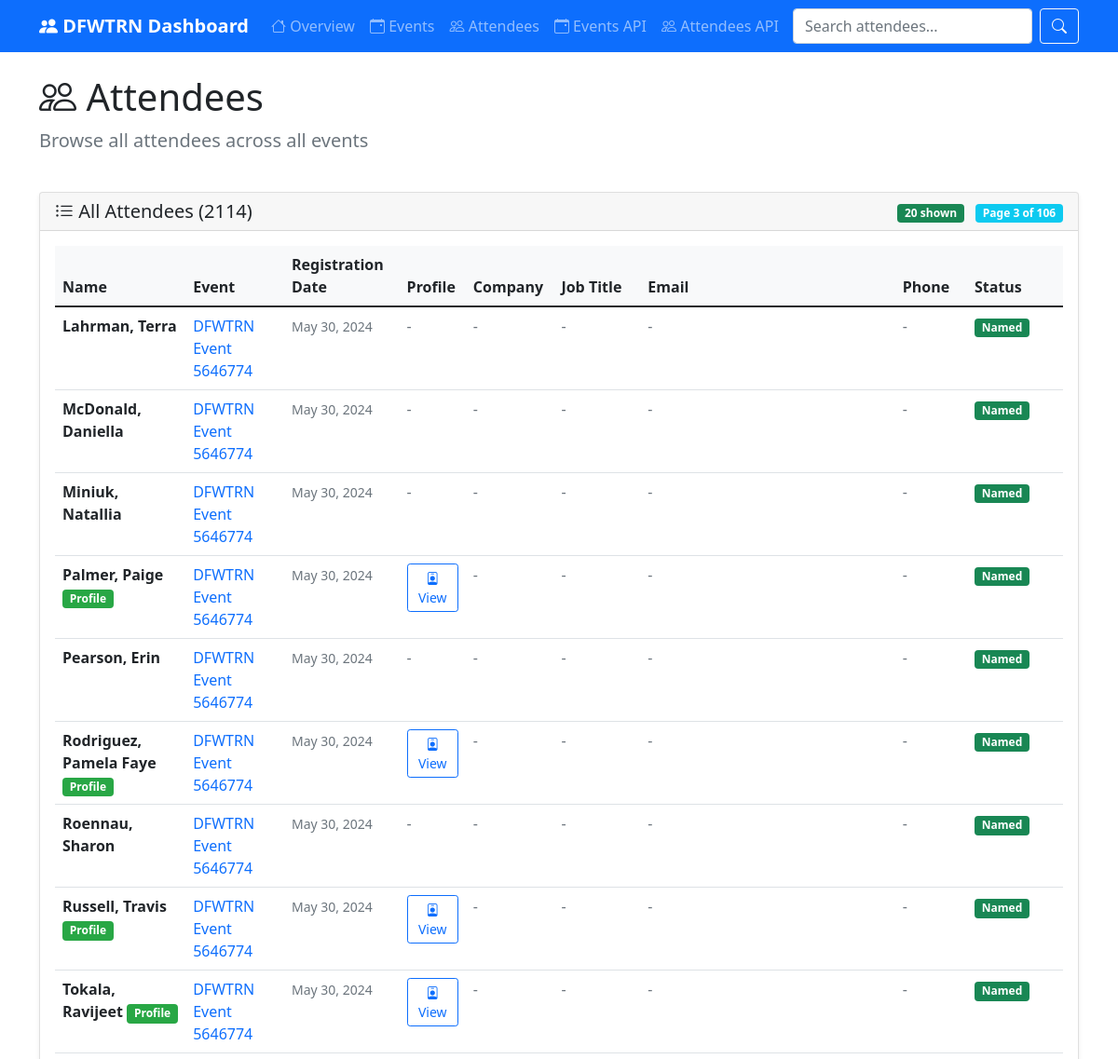
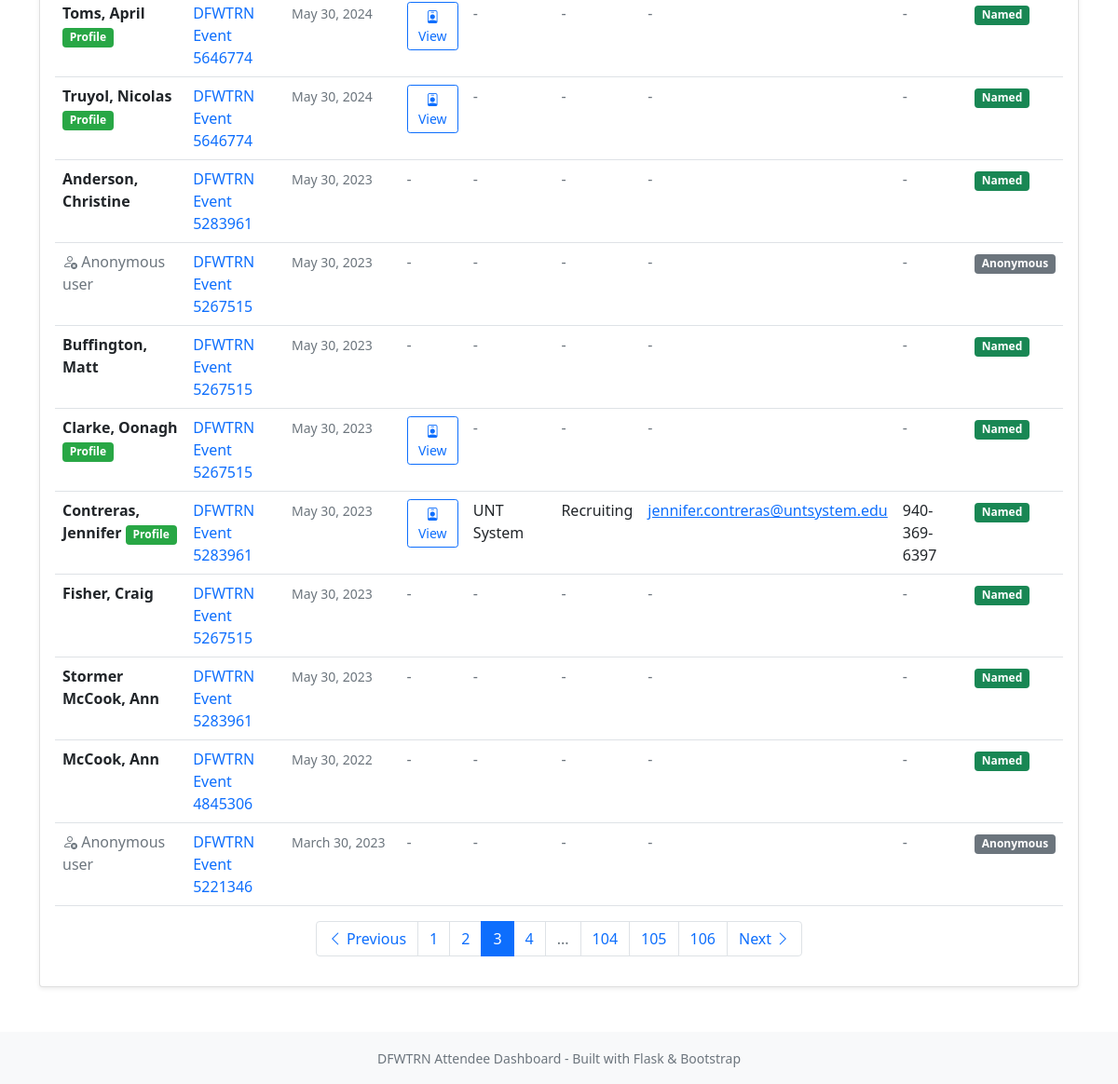
Page /attendees?page=3 on the committed database (2 pictures, top to bottom).
### tables this page shows
CREATE TABLE attendees (
    id INTEGER PRIMARY KEY AUTOINCREMENT,
    event_id INTEGER,
    event_date TEXT,
    full_name TEXT,
    first_name TEXT,
    last_name TEXT,
    profile_url TEXT,
    is_anonymous BOOLEAN DEFAULT FALSE,
    guest_count INTEGER DEFAULT 0,
    created_at TIMESTAMP DEFAULT CURRENT_TIMESTAMP,
    UNIQUE(event_id, full_name, event_date)
);

CREATE TABLE events (
    id INTEGER PRIMARY KEY,
    event_name TEXT,
    event_date TEXT,
    event_url TEXT,
    total_attendees INTEGER,
    created_at TIMESTAMP DEFAULT CURRENT_TIMESTAMP
);

CREATE TABLE attendee_profiles (
    id INTEGER PRIMARY KEY AUTOINCREMENT,
    attendee_id INTEGER,
    profile_url TEXT UNIQUE,
    email TEXT,
    phone TEXT,
    company TEXT,
    job_title TEXT,
    bio TEXT,
    member_since TEXT,
    location TEXT,
    skills TEXT,
    certifications TEXT,
    last_updated TIMESTAMP DEFAULT CURRENT_TIMESTAMP,
    FOREIGN KEY (attendee_id) REFERENCES attendees(id)
);

### attendee_dashboard.py (the view)
@app.route('/attendees')
def attendees():
    page = request.args.get('page', 1, type=int)
    per_page = 20
    offset = (page - 1) * per_page
    db = get_db()
    attendees = db.execute('''
        SELECT a.*, ap.email, ap.company, ap.job_title, ap.phone, e.event_name
        FROM attendees a
        LEFT JOIN attendee_profiles ap ON a.id = ap.attendee_id
        LEFT JOIN events e ON a.event_id = e.id
        ORDER BY a.event_date DESC, a.full_name
        LIMIT ? OFFSET ?
    ''', (per_page, offset)).fetchall()
    total_attendees = db.execute('SELECT COUNT(*) FROM attendees').fetchone()[0]
    total_pages = (total_attendees + per_page - 1) // per_page
    db.close()
    return render_template('attendees.html', attendees=attendees, page=page, total_pages=total_pages, total_attendees=total_attendees)

### attendee_dashboard.py (called while the page is built)
def get_db():
    db = sqlite3.connect(app.config['DATABASE'])
    db.row_factory = sqlite3.Row
    return db

@app.template_filter('date_format')
def date_format(value):
    if not value:
        return ''
    try:
        dt = datetime.strptime(value, '%d %b %Y')
        return dt.strftime('%B %d, %Y')
    except:
        return value

### templates/attendees.html (shortened to what this page needs)
{% extends "base.html" %}
{% block content %}
<div class="row mb-4">
    <div class="col">
        <h1 class="display-6">
            <i class="bi bi-people"></i> Attendees
        </h1>
        <p class="lead text-muted">Browse all attendees across all events</p>
    </div>
</div>
<div class="row">
    <div class="col-12">
        <div class="card">
            <div class="card-header d-flex justify-content-between align-items-center">
                <h5 class="card-title mb-0">
                    <i class="bi bi-list-ul"></i> All Attendees ({{ total_attendees }})
                </h5>
                <div>
                    <span class="badge bg-success me-2">{{ attendees | length }} shown</span>
                    <span class="badge bg-info">Page {{ page }} of {{ total_pages }}</span>
                </div>
            </div>
            <div class="card-body">
                {% if attendees %}
                <div class="table-responsive">
                    <table class="table table-hover">
                        <thead>
                            <tr>
                                <th>Name</th>
                                <th>Event</th>
                                <th>Registration Date</th>
                                <th>Profile</th>
                                <th>Company</th>
                                <th>Job Title</th>
                                <th>Email</th>
                                <th>Phone</th>
                                <th>Status</th>
                            </tr>
                        </thead>
                        <tbody>
                            {% for attendee in attendees %}
                            <tr>
                                <td>
                                    {% if attendee.is_anonymous %}
                                        <span class="text-muted">
                                            <i class="bi bi-person-x"></i> Anonymous user
                                        </span>
                                    {% else %}
                                        <strong>{{ attendee.full_name }}</strong>
                                        {% if attendee.profile_url %}
                                            <span class="badge profile-badge">Profile</span>
                                        {% endif %}
                                    {% endif %}
                                </td>
                                <td>
                                    {% if attendee.event_name %}
                                        <a href="{{ url_for('event_detail', event_id=attendee.event_id) }}" class="text-decoration-none">
                                            {{ attendee.event_name }}
                                        </a>
                                    {% else %}
                                        <span class="text-muted">Event {{ attendee.event_id }}</span>
                                    {% endif %}
                                </td>
                                <td>
                                    <small class="text-muted">{{ attendee.event_date | date_format }}</small>
                                </td>
                                <td>
                                    {% if attendee.profile_url %}
                                        <a href="{{ url_for('attendee_detail', attendee_id=attendee.id) }}" class="btn btn-sm btn-outline-primary">
                                            <i class="bi bi-person-badge"></i> View
                                        </a>
                                    {% else %}
                                        <span class="text-muted">-</span>
                                    {% endif %}
                                </td>
                                <td>
                                    {% if attendee.company %}
                                        {{ attendee.company }}
                                    {% else %}
                                        <span class="text-muted">-</span>
                                    {% endif %}
                                </td>
                                <td>
                                    {% if attendee.job_title %}
                                        {{ attendee.job_title }}
                                    {% else %}
                                        <span class="text-muted">-</span>
                                    {% endif %}
                                </td>
                                <td>
                                    {% if attendee.email %}
                                        <a href="mailto:{{ attendee.email }}">{{ attendee.email }}</a>
                                    {% else %}
                                        <span class="text-muted">-</span>
                                    {% endif %}
                                </td>
                                <td>
                                    {% if attendee.phone %}
                                        {{ attendee.phone }}
                                    {% else %}
                                        <span class="text-muted">-</span>
                                    {% endif %}
                                </td>
                                <td>
                                    {% if attendee.is_anonymous %}
                                        <span class="badge anonymous-badge">Anonymous</span>
                                    {% else %}
                                        <span class="badge bg-success">Named</span>
                                    {% endif %}
                                </td>
                            </tr>
                            {% endfor %}
                        </tbody>
                    </table>
                </div>
                {% if total_pages > 1 %}
                <nav aria-label="Attendee pagination">
                    <ul class="pagination justify-content-center">
                        {% if page > 1 %}
                        <li class="page-item">
                            <a class="page-link" href="{{ url_for('attendees', page=page-1) }}">
                                <i class="bi bi-chevron-left"></i> Previous
                            </a>
                        </li>
                        {% endif %}
                        {% for p in range(1, total_pages + 1) %}
                            {% if p == page %}
                            <li class="page-item active">
                                <span class="page-link">{{ p }}</span>
                            </li>
                            {% elif p <= 3 or p > total_pages - 3 or (p >= page - 1 and p <= page + 1) %}
                            <li class="page-item">
                                <a class="page-link" href="{{ url_for('attendees', page=p) }}">{{ p }}</a>
                            </li>
                            {% elif p == 4 and page > 5 %}
                            <li class="page-item disabled">
                                <span class="page-link">...</span>
                            </li>
                            {% elif p == total_pages - 3 and page < total_pages - 4 %}
                            <li class="page-item disabled">
                                <span class="page-link">...</span>
                            </li>
                            {% endif %}
                        {% endfor %}
                        {% if page < total_pages %}
                        <li class="page-item">
                            <a class="page-link" href="{{ url_for('attendees', page=page+1) }}">
                                Next <i class="bi bi-chevron-right"></i>
                            </a>
                        </li>
                        {% endif %}
                    </ul>
                </nav>
                {% endif %}
                {% else %}
                <p class="text-muted">No attendees found.</p>
                {% endif %}
            </div>
        </div>
    </div>
</div>
{% endblock %}

### templates/base.html (style rules this page uses)
.card { box-shadow: 0 0.125rem 0.25rem rgba(0, 0, 0, 0.075); }
.table th { background-color: #f8f9fa; }
.anonymous-badge { background-color: #6c757d; }
.profile-badge { background-color: #28a745; }

### rows in the picture
attendees: full_name "Lahrman, Terra", event_name "DFWTRN Event 5646774", event_date "May 30, 2024", is_anonymous "Named"
attendees: full_name "McDonald, Daniella", event_name "DFWTRN Event 5646774", event_date "May 30, 2024", is_anonymous "Named"
attendees: full_name "Miniuk, Natallia", event_name "DFWTRN Event 5646774", event_date "May 30, 2024", is_anonymous "Named"
attendees: full_name "Palmer, Paige", shows "Profile", event_name "DFWTRN Event 5646774", event_date "May 30, 2024", is_anonymous "Named"
attendees: full_name "Pearson, Erin", event_name "DFWTRN Event 5646774", event_date "May 30, 2024", is_anonymous "Named"
attendees: full_name "Rodriguez, Pamela Faye", shows "Profile", event_name "DFWTRN Event 5646774", event_date "May 30, 2024", is_anonymous "Named"
attendees: full_name "Roennau, Sharon", event_name "DFWTRN Event 5646774", event_date "May 30, 2024", is_anonymous "Named"
attendees: full_name "Russell, Travis", shows "Profile", event_name "DFWTRN Event 5646774", event_date "May 30, 2024", is_anonymous "Named"
attendees: full_name "Tokala, Ravijeet", shows "Profile", event_name "DFWTRN Event 5646774", event_date "May 30, 2024", is_anonymous "Named"
attendees: full_name "Toms, April", shows "Profile", event_name "DFWTRN Event 5646774", event_date "May 30, 2024", is_anonymous "Named"
attendees: full_name "Truyol, Nicolas", shows "Profile", event_name "DFWTRN Event 5646774", event_date "May 30, 2024", is_anonymous "Named"
attendees: full_name "Anderson, Christine", event_name "DFWTRN Event 5283961", event_date "May 30, 2023", is_anonymous "Named"
attendees: is_anonymous True (drawn), event_name "DFWTRN Event 5267515", event_date "May 30, 2023"
attendees: full_name "Buffington, Matt", event_name "DFWTRN Event 5267515", event_date "May 30, 2023", is_anonymous "Named"
attendees: full_name "Clarke, Oonagh", shows "Profile", event_name "DFWTRN Event 5267515", event_date "May 30, 2023", is_anonymous "Named"
attendee_profiles: full_name "Contreras, Jennifer", shows "Profile", event_name "DFWTRN Event 5283961", event_date "May 30, 2023", company "UNT System", job_title "Recruiting", email "jennifer.contreras@untsystem.edu", phone "940-369-6397", shows "Named"
attendees: full_name "Fisher, Craig", event_name "DFWTRN Event 5267515", event_date "May 30, 2023", is_anonymous "Named"
attendees: full_name "Stormer McCook, Ann", event_name "DFWTRN Event 5283961", event_date "May 30, 2023", is_anonymous "Named"
attendees: full_name "McCook, Ann", event_name "DFWTRN Event 4845306", event_date "May 30, 2022", is_anonymous "Named"
attendees: is_anonymous True (drawn), event_name "DFWTRN Event 5221346", event_date "March 30, 2023"

### other values in the picture
{{ total_attendees }} "2114"
{{ attendees | length }} "20"
{{ page }} "3"
{{ total_pages }} "106"
{{ p }} "1" "2" "4" "104" "105" "106"
{{ p }} "3"
